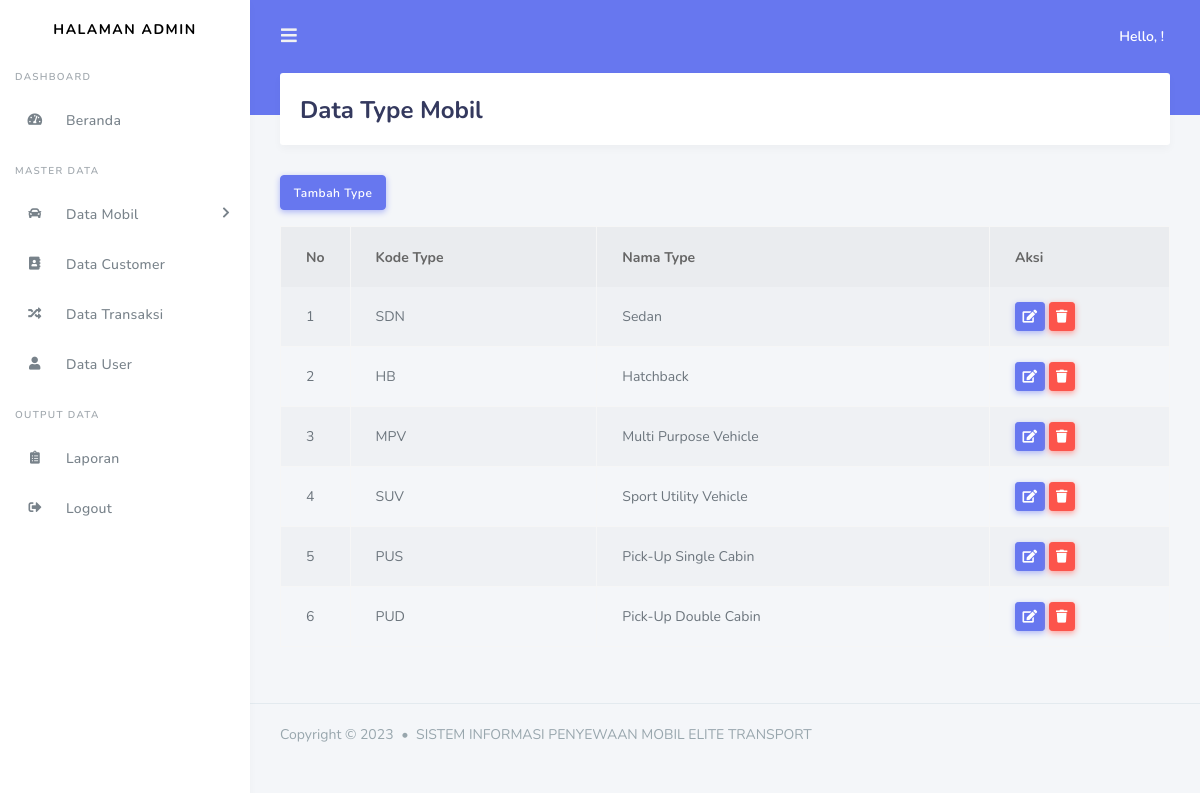
Screenshot of /index.php/admin/data_type with the database file from the repository.
### tables this page shows
CREATE TABLE `type` (
  `id_type` int NOT NULL,
  `kode_type` varchar(10) NOT NULL,
  `nama_type` varchar(50) NOT NULL
);

### application/controllers/admin/Data_type.php (called while the page is built, shortened)
<?php
	class Data_type extends CI_Controller{
		public function index(){
			$this->rental_model->admin_login();
			$data['type'] = $this->rental_model->get_data('type')->result();
			$this->load->view('templates_admin/header');
			$this->load->view('templates_admin/sidebar');
			$this->load->view('admin/Data_type',$data);
			$this->load->view('templates_admin/footer');
		}
	}
?>

### index.php (called while the page is built, shortened)
<?php
require_once BASEPATH.'core/CodeIgniter.php';

### application/models/Rental_model.php (called while the page is built, shortened)
<?php
	class Rental_model extends CI_Model{
		public function get_data($table){
			return $this->db->get($table);
		}
	}
?>

### application/views/admin/Data_type.php (the view, shortened to what this page needs)
<div class="main-content">
	<div class="section">
		<div class="section-header">
			<h1>Data Type Mobil</h1>
		</div>
	</div>
	<a class="btn btn-primary mb-3" href="<?php echo base_url('admin/data_type/tambah_type') ?>">Tambah Type</a>
	<table class="table table-hover table-bordered table-striped">
		<thead>
			<tr>
				<th width="20px">No</th>
				<th>Kode Type</th>
				<th>Nama Type</th>
				<th width="180px">Aksi</th>
			</tr>
		</thead>
		<tbody>
			<?php
			$no = 1;
			foreach ($type as $tp ) : ?>
				<tr>
					<td><?php echo $no++ ?></td>
					<td><?php echo $tp->kode_type ?></td>
					<td><?php echo $tp->nama_type ?></td>
					<td>
						<a class="btn btn-sm btn-primary" href="<?php echo base_url('admin/data_type/update_type/' . $tp->id_type) ?>"><i class="fas fa-edit"></i></a>
						<a class="btn btn-sm btn-danger" href="<?php echo base_url('admin/data_type/delete_type/' . $tp->id_type) ?>"><i class="fas fa-trash"></i></a>
					</td>
				</tr>
			<?php endforeach; ?>
		</tbody>
	</table>
</div>

### assets/assets_stisla/assets/css/all.css (style rules this page uses)
.fa,.fab,.fal,.far,.fas { -moz-osx-font-smoothing:grayscale;-webkit-font-smoothing:antialiased;display:inline-block;font-style:normal;font-variant:normal;text-rendering:auto;line-height:1 }
.fa-edit:before { content:"\f044" }
.fa-trash:before { content:"\f1f8" }
.fa,.far,.fas { font-family:"Font Awesome 5 Free" }
.fa,.fas { font-weight:900 }

### rows the page displays
type: kode_type "SDN", nama_type "Sedan"
type: kode_type "HB", nama_type "Hatchback"
type: kode_type "MPV", nama_type "Multi Purpose Vehicle"
type: kode_type "SUV", nama_type "Sport Utility Vehicle"
type: kode_type "PUS", nama_type "Pick-Up Single Cabin"
type: kode_type "PUD", nama_type "Pick-Up Double Cabin"
